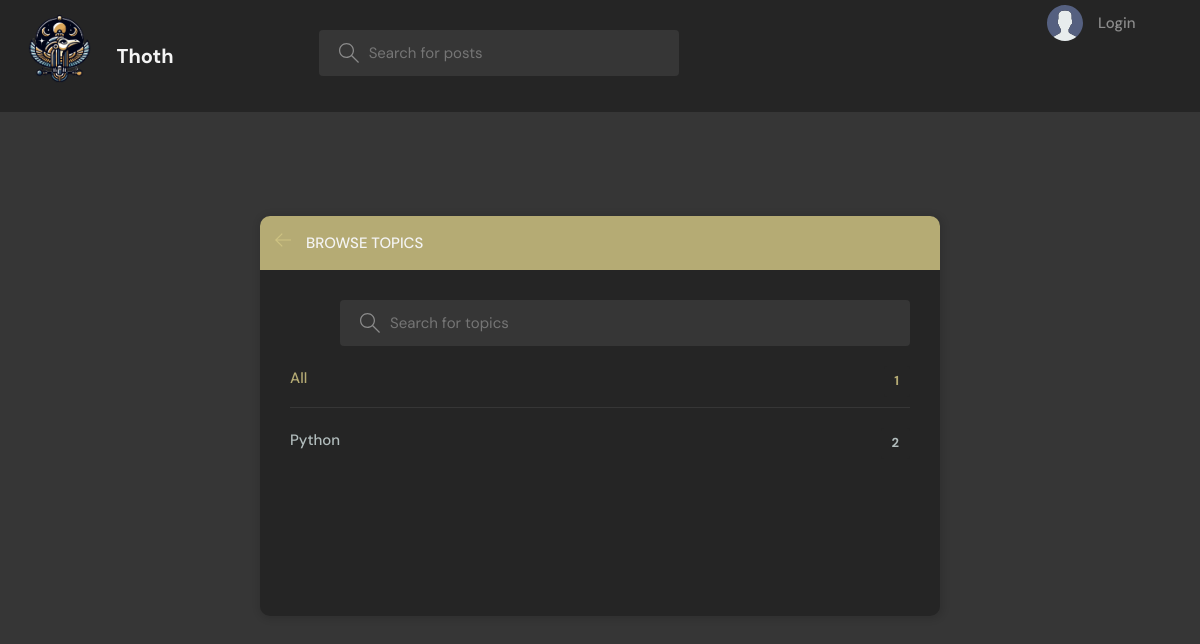
The page /topics/ on the database as committed earlier.
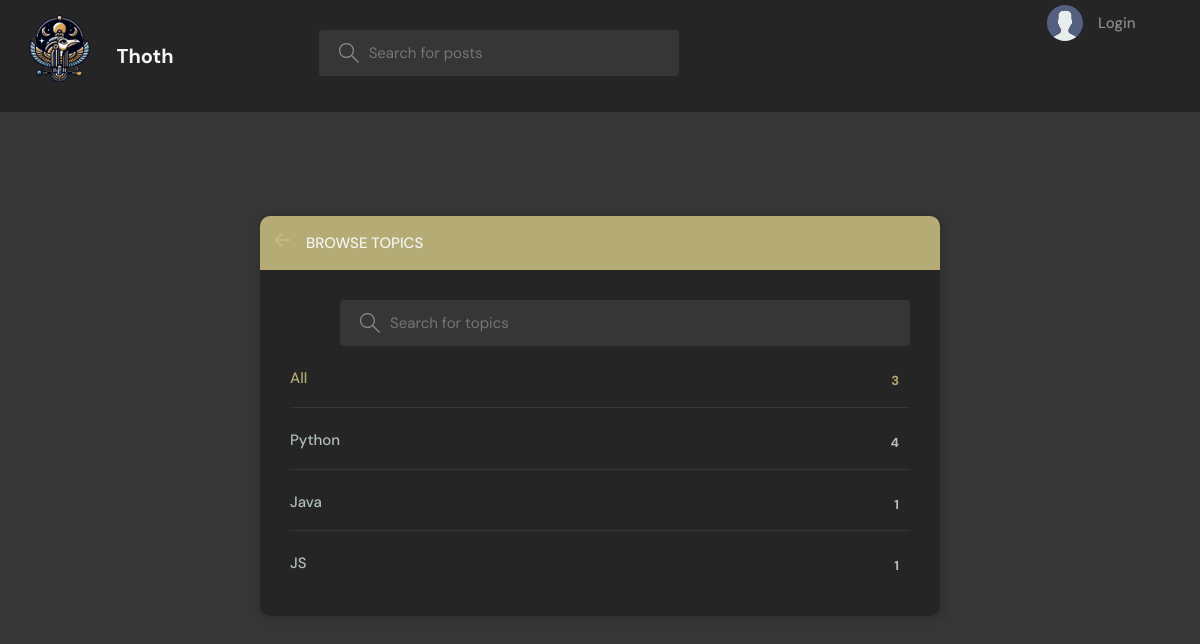
The same page on the database as committed later.
### base/models.py (models this page shows, shortened)
class Topic(models.Model):
    name = models.CharField(max_length=200)

### base/views.py (the view)
# urls.py: path('topics/', views.topicsPage, name="topics"),
def topicsPage(request):
    q = request.GET.get('q') if request.GET.get('q') != None else ''
    topics = Topic.objects.filter(name__icontains=q)
    return render(request, 'base/topics.html', {'topics': topics})

### base/templates/base/topics.html (shortened to what this page needs)
{% extends 'main.html' %}
{% block content %}
  <main class="create-room layout">
    <div class="container">
      <div class="layout__box">
        <div class="layout__boxHeader">
          <div class="layout__boxTitle">
            <a href="{% url 'home' %}">
              <svg version="1.1" xmlns="http://www.w3.org/2000/svg" width="32" height="32" viewBox="0 0 32 32">
                <title>arrow-left</title>
                <path d="M13.723 2.286l-13.723 13.714 13.719 13.714 1.616-1.611-10.96-10.96h27.625v-2.286h-27.625l10.965-10.965-1.616-1.607z"></path>
              </svg>
            </a>
            <h3>Browse Topics</h3>
          </div>
        </div>
        <div class="topics-page layout__body">
          <form action="" method="GET" class="header__search">
            <label>
              <input name="q" placeholder="Search for topics" />
            </label>
          </form>
          <ul class="topics__list">
            <li>
              <a href="{% url 'topics' %}" class="active">All <span>{{ topics.count }}</span></a>
            </li>
            {% for topic in topics %}
              <li>
                <a href="{% url 'home' %}?q={{ topic.name }}">{{ topic.name }} <span>{{ topic.room_set.all.count }}</span></a>
              </li>
            {% endfor %}
          </ul>
        </div>
      </div>
    </div>
  </main>
{% endblock %}

### templates/main.html (shortened to what this page needs)
<!DOCTYPE html>
{% load static %}
<html lang="en">
  <head>
    <link rel="stylesheet" href="{% static 'styles/style.css' %}"/>
  </head>
  <body>
    {%include 'navbar.html'%}
    {% block content %}
    {% endblock %}
  </body>
</html>

### templates/navbar.html (shortened to what this page needs)
{% load static %}
<header class="header header--loggedIn">
  <div class="container">
    <a href="{% url 'home' %}" class="header__logo">
      <img src="{% static 'images/logo.png' %}" />
      <h1>Thoth</h1>
    </a>
    <form class="header__search" method="GET" action="{% url 'home' %}">
      <label>
        <input name="q" placeholder="Search for posts" />
      </label>
    </form>
    <nav class="header__menu">
      {% if request.user.is_authenticated %}
        <div class="header__user">
          <a href="{% url 'update-user' %}">
            <p>
              {{ request.user.username }} <span>@{{ request.user.username }}</span>
            </p>
          </a>
          <button class="dropdown-button">
            <svg version="1.1" xmlns="http://www.w3.org/2000/svg" width="32" height="32" viewBox="0 0 32 32">
              <title>chevron-down</title>
              <path d="M16 21l-13-13h-3l16 16 16-16h-3l-13 13z"></path>
            </svg>
          </button>
        </div>
      {% else %}
        <a href="{% url 'login' %}">
          <img src="{% static 'images/avatar.svg' %}" />
          <p>Login</p>
        </a>
      {% endif %}
    </nav>
  </div>
</header>

### static/styles/style.css (style rules this page uses)
:root { --color-main: #d4c885d3; --color-main-light: #F4F4F4 ; --color-dark: #252525; --color-gray-dark: #363636 ; --color-sand-light: #d4c885d3 ; --color-light: #F4F4F4 ; --color-gray: #8b8b8b; --color-light-gray: #b2bdbd; --color-bg: #363636; --color-success: #5dd693; --color-error: #fc4b0b; }
* { font-family: "DM Sans", -apple-system, BlinkMacSystemFont, "Segoe UI", Roboto, Oxygen, Ubuntu, Cantarell, "Open Sans", "Helvetica Neue", sans-serif; margin: 0; padding: 0; box-sizing: border-box; text-rendering: optimizeLegibility; font-size: inherit; }
html { font-size: 56.25%; }
@media only screen and (min-width: 1200px) { html { font-size: 62.5%; } }
body { line-height: 1.6; font-weight: 400; font-size: 1.5rem; color: var(--color-light-gray); background-color: var(--color-bg); min-height: 100vh; }
img { width: 100%; }
a { display: inline-block; color: var(--color-main); text-decoration: none; }
.container { max-width: 120rem; width: 90%; margin: auto; }
.header { padding: 0.5rem; background-color: var(--color-dark); }
.header > .container { display: flex; gap: 9.5rem; }
.header__logo, .header__user { display: flex; gap: 2rem; align-items: center; }
.header__logo > img { margin-left: -10rem; margin-right: -5rem; height: 10.2rem; width: 18.2rem; }
.header__logo > h1 { font-weight: 700; font-size: 2rem; color: var(--color-light); }
.header__search > label { background-color: var(--color-gray-dark); padding: 1.3rem 1rem; display: flex; align-items: center; gap: 1rem; border-radius: 4px; margin-top: 2.5rem; margin-left: 5rem; }
.header__search svg { fill: var(--color-gray); width: 2rem; height: 2rem; margin-left: 1rem; }
.header__search input { width: 30rem; background: transparent; border: none; outline: none; color: var(--color-light); }
.header__menu { margin-left: auto; position: relative; }
.header__menu a { display: flex; gap: 1.5rem; align-items: center; font-weight: 500; text-decoration: none; color: var(--color-gray); }
.header__menu img { height: 3.6rem; }
.header__menu p { line-height: 1.2; }
.layout { margin-top: 2.4rem; }
.layout > .container { display: flex; justify-content: space-between; align-items: flex-start; }
.layout__box { width: 90%; max-width: 48rem; min-height: 40rem; position: absolute; top: 50%; left: 50%; transform: translate(-50%, -46%); background-color: var(--color-dark); border-radius: 1rem; box-shadow: 1px 1px 6px 3px rgba(0, 0, 0, 0.1); overflow: hidden; }
.layout__boxHeader { display: flex; padding: 1.5rem; background-color: var(--color-sand-light); }
.layout__boxTitle { display: flex; gap: 1.5rem; align-items: center; }
.layout__boxTitle h3 { text-transform: uppercase; font-weight: 500; color: var(--color-light); }
.layout__boxTitle svg { width: 1.6rem; height: 1.6rem; fill: var(--color-main); }
.layout__body { margin: 3rem; }
.topics__list { list-style: none; }
.topics__list li a { display: flex; justify-content: space-between; margin-bottom: 3rem; font-weight: 500; color: var(--color-light-gray); transition: all 0.3s ease-in-out; }
.topics__list li a.active, .topics__list li a:hover { color: var(--color-main); }
.topics__list li a span { padding: 0.5rem 1rem; background-color: var(--color-dark); border-radius: 3px; font-size: 1.3rem; font-weight: 700; letter-spacing: 1px; }
.topics-page .topics__list li:not(:last-child) a { margin: 2rem 0; padding-bottom: 1rem; text-decoration: none; border-bottom: 1px solid var(--color-gray-dark); }
.topics-page .header__search { display: block; }
.create-room.layout .layout__box { max-width: 68rem; }

Rows that differ between the two databases and show on the page:
computed for Topic "Python": room_set.all.count "2" → "4"
added Topic: name "Java", room_set.all.count "1"
added Topic: name "JS", room_set.all.count "1"
Other text that changed with them:
{{ topics.count }}: "1" → "3"
